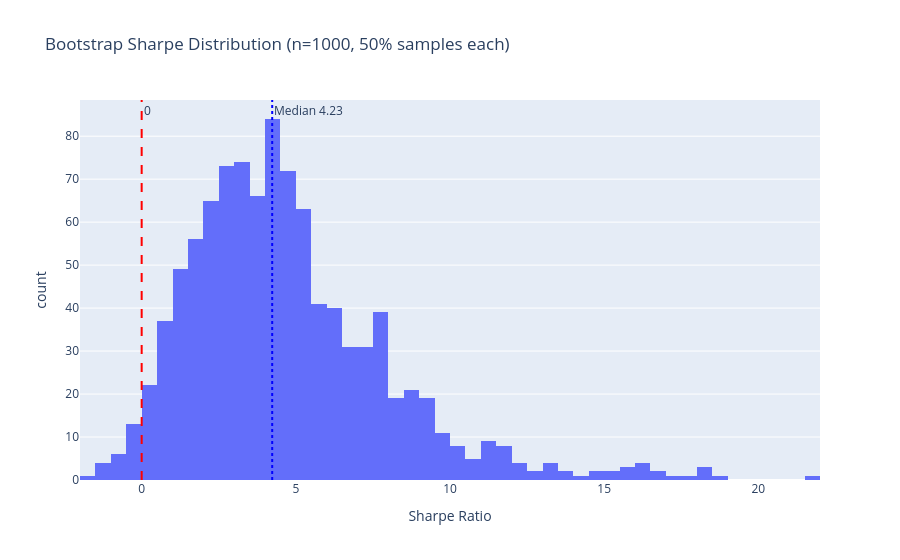

The notebook cell saved with this chart:
### Markdown cell above
## Bootstrap Cross-Validation

Randomly select 50% of trades (without replacement) and re-compute Sharpe. Repeat 1 000 times. If the strategy is driven by a handful of lucky hours, the distribution will be wide and centred near 0.

### Code cell
rng     = np.random.default_rng(42)
N_BOOT  = 1_000
FRAC    = 0.50   # 50% random subsample per iteration

sharpe_boot: list[float] = []
for _ in range(N_BOOT):
    n_sample = max(2, int(len(trades) * FRAC))
    idx      = rng.choice(len(trades), size=n_sample, replace=False)
    sample   = trades[idx.tolist()]
    m        = compute_metrics(sample)
    s        = m.get("sharpe_ratio", "n/a")
    if isinstance(s, (int, float)) and not np.isnan(float(s)):
        sharpe_boot.append(float(s))

sharpe_boot_arr = np.array(sharpe_boot)
p5, p50, p95    = np.percentile(sharpe_boot_arr, [5, 50, 95])

print(f"Bootstrap Sharpe Distribution ({N_BOOT} iterations, {int(FRAC*100)}% random subsample):")
print(f"  P5:       {p5:>8.3f}")
print(f"  Median:   {p50:>8.3f}")
print(f"  P95:      {p95:>8.3f}")
print(f"  Pct > 0:  {(sharpe_boot_arr > 0).mean() * 100:>6.1f}%")

fig_boot = px.histogram(
    x=sharpe_boot_arr, nbins=60,
    title=f"Bootstrap Sharpe Distribution (n={N_BOOT}, {int(FRAC*100)}% samples each)",
    labels={"x": "Sharpe Ratio"},
)
fig_boot.add_vline(x=0,   line_dash="dash", line_color="red",  annotation_text="0")
fig_boot.add_vline(x=p50, line_dash="dot",  line_color="blue", annotation_text=f"Median {p50:.2f}")
fig_boot.show()

### Figure 1 — Plotly figure (JSON) as saved in the notebook; plotly's stock layout.template omitted (floating-point values rounded to 4 significant figures; data arrays with more than 128 entries replaced by an {"elided": "..."} marker saying what was removed)
{"data": [{"bingroup": "x", "hovertemplate": "Sharpe Ratio=%{x}<br>count=%{y}<extra></extra>", "legendgroup": "", "marker": {"color": "#636efa", "pattern": {"shape": ""}}, "name": "", "nbinsx": 60, "orientation": "v", "showlegend": false, "x": {"elided": "1000 float values"}, "xaxis": "x", "yaxis": "y", "type": "histogram"}], "layout": {"xaxis": {"anchor": "y", "domain": [0.0, 1.0], "title": {"text": "Sharpe Ratio"}}, "yaxis": {"anchor": "x", "domain": [0.0, 1.0], "title": {"text": "count"}}, "legend": {"tracegroupgap": 0}, "title": {"text": "Bootstrap Sharpe Distribution (n=1000, 50% samples each)"}, "barmode": "relative", "shapes": [{"line": {"color": "red", "dash": "dash"}, "type": "line", "x0": 0, "x1": 0, "xref": "x", "y0": 0, "y1": 1, "yref": "y domain"}, {"line": {"color": "blue", "dash": "dot"}, "type": "line", "x0": 4.233, "x1": 4.233, "xref": "x", "y0": 0, "y1": 1, "yref": "y domain"}], "annotations": [{"showarrow": false, "text": "0", "x": 0, "xanchor": "left", "xref": "x", "y": 1, "yanchor": "top", "yref": "y domain"}, {"showarrow": false, "text": "Median 4.23", "x": 4.233, "xanchor": "left", "xref": "x", "y": 1, "yanchor": "top", "yref": "y domain"}]}}
